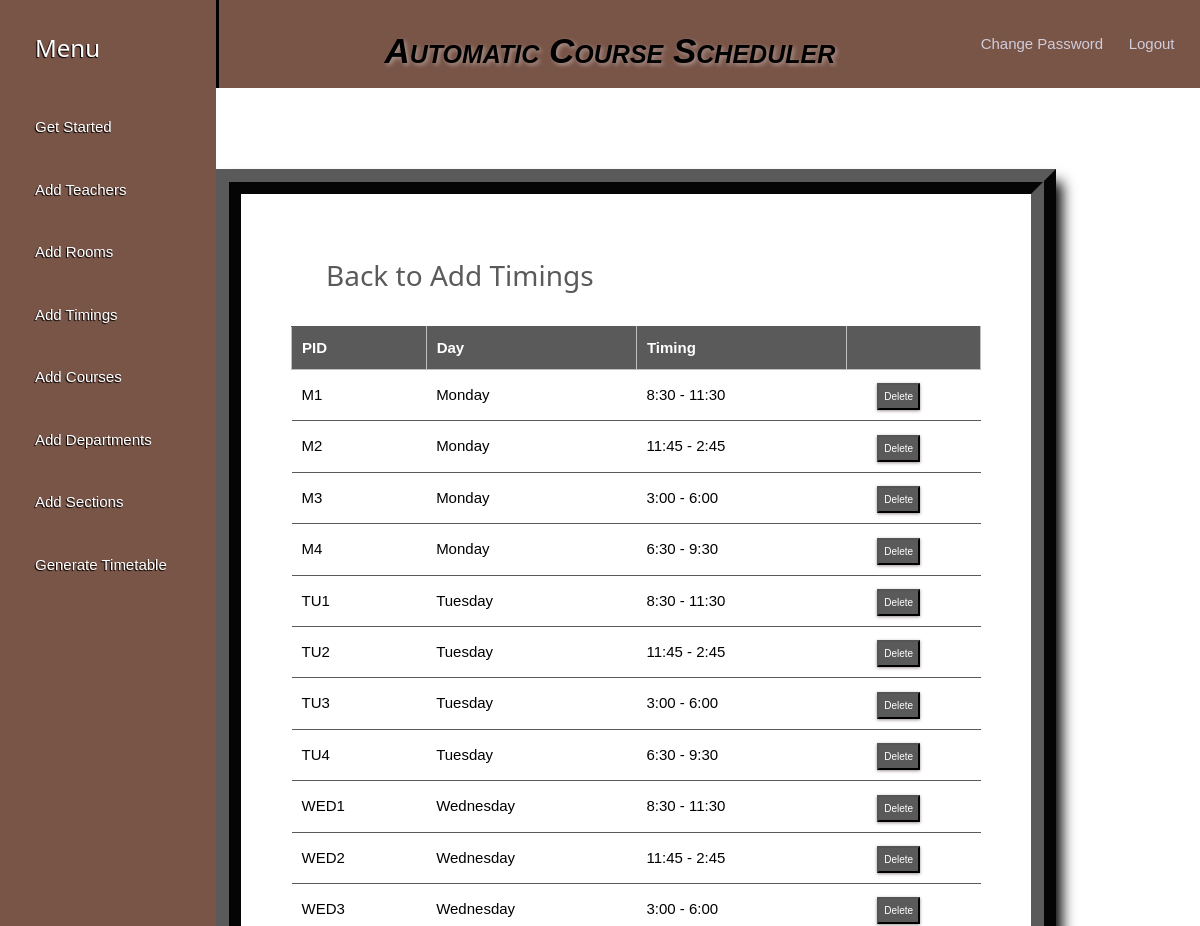
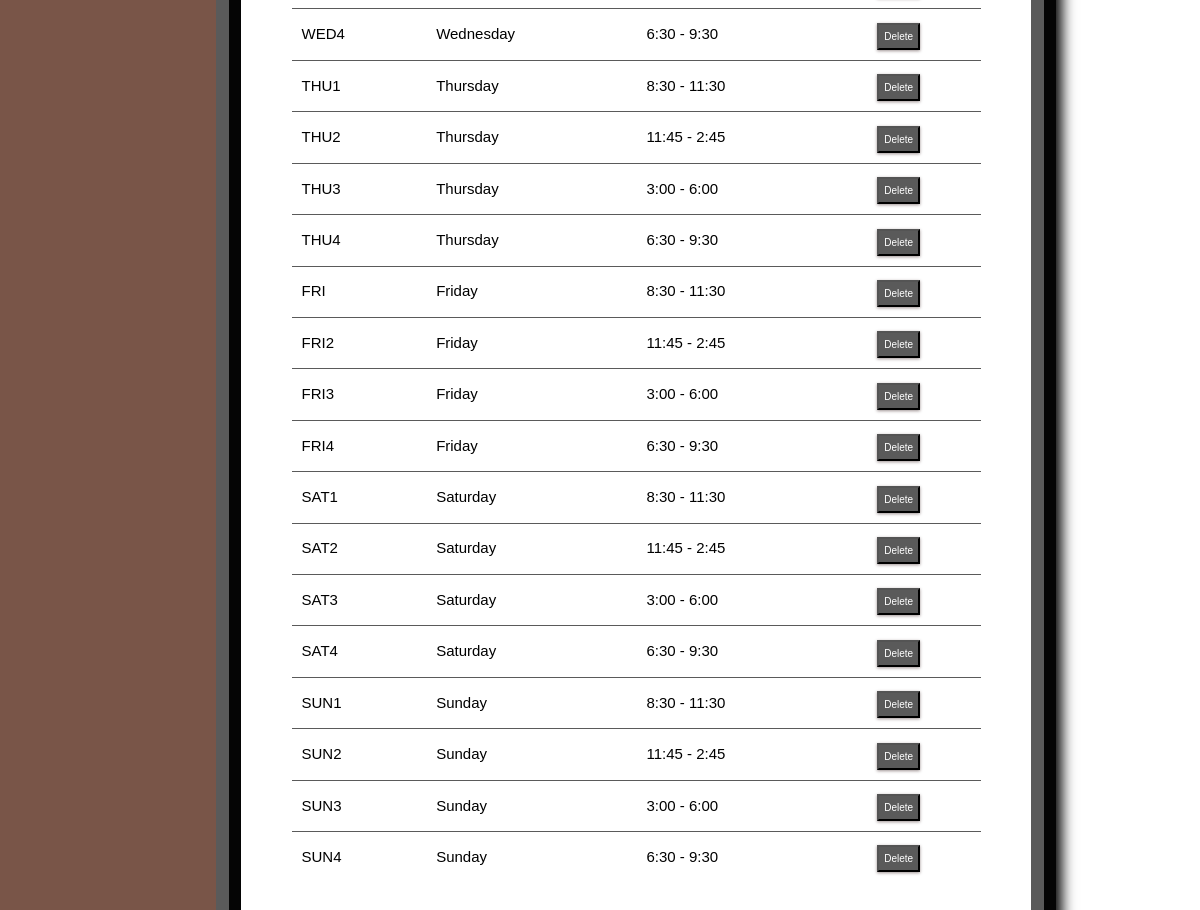
/timings_list/ (signed in), run on the app's committed database (2 pictures, top to bottom).
### schedule/models.py (models this page shows, shortened)
class MeetingTime(models.Model):
    pid = models.CharField(max_length=4, primary_key=True)
    time = models.CharField(max_length=50, choices=time_slots, default='8:30 - 11:45')
    day = models.CharField(max_length=15, choices=DAYS_OF_WEEK)

### schedule/views.py (the view)
# urls.py: path('timings_list/', views.meeting_list_view, name='editmeetingtime'),
@login_required
def meeting_list_view(request):
    context = {
        'meeting_times': MeetingTime.objects.all()
    }
    return render(request, 'mtlist.html', context)

### templates/mtlist.html (shortened to what this page needs)
<!DOCTYPE html>
<html lang="en">
<head>
    {% load static %}
    <link rel="stylesheet" type="text/css" href="{% static 'css/getstarted.css' %}">
</head>
<body>
              <div class="w3-sidebar w3-brown w3-bar-block" style="width:18%">
                <h3 class="w3-bar-item">Menu</h3>
                <a class="w3-bar-item" href="{% url 'admindash' %}">Get Started</a>
                <a class="w3-bar-item" href="{% url 'addInstructors' %}">Add Teachers</a>
                <a class="w3-bar-item" href="{% url 'addRooms' %}">Add Rooms</a>
                <a class="w3-bar-item" href="{% url 'addTimings' %}">Add Timings</a>
                <a class="w3-bar-item" href="{% url 'addCourses' %}">Add Courses</a>
                <a class="w3-bar-item" href="{% url 'addDepts' %}">Add Departments</a>
                <a class="w3-bar-item" href="{% url 'addSections' %}">Add Sections</a>
                <a class="w3-bar-item" href="{% url 'generate' %}">Generate Timetable</a>
              </div>
              <div style="margin-left:18%">
              <div class="w3-container w3-grey">
                <h1><a href="{% url 'index' %}" class="logo">Automatic Course Scheduler</a></h1>
                <div class="changepass">
                    <a class="w3-bar-item" href="{% url 'password_change' %}">Change Password</a>
                </div>
                <div class="logoutbtn">
                    <a class="w3-bar-item" href="{% url 'logout' %}">Logout</a>
                  </div>
              </div>
                </div>
		<br><br>
        {%block content%}
        {% load static %}
        <fieldset class="fieldset">
    <a href="{% url 'addTimings'%}"><h1 class="tablink" onclick="openPage('new')" id="defaultOpen">Back to Add Timings</h1></a>
    <div class="tabcontent" id="edit">
			<table class="table1">
				<thead>
				<tr class="table-headers">
				<th>PID</th>
				<th>Day</th>
				<th>Timing</th>
				<th  class="empty"></th>
				</tr>
				</thead>
				<tbody>
				{% for mt in meeting_times %}
				<tr>
				 <td>{{mt.pid}}</td>
				 <td>{{mt.day}}</td>
				 <td>{{mt.time}}</td>
				 <td class="empty">
					<form action="{% url 'deletemeetingtime' mt.pid %}" method="post">
						<input type="submit" value="Delete" class="cross">
					</form>
				 </td>
				 </tr>
				{% endfor %}
				</tbody>
			</table>
		</div>
</fieldset>
{% endblock %}

### static/css/getstarted.css (style rules this page uses)
html { box-sizing:border-box }
*,*:before,*:after { box-sizing:inherit }
html { -ms-text-size-adjust:100%;-webkit-text-size-adjust:100% }
body { margin:0 }
a { background-color:transparent }
button,input,select,textarea,optgroup { font:inherit;margin:0 }
button,input { overflow:visible }
button,[type=button],[type=reset],[type=submit] { -webkit-appearance:button }
fieldset { border:1px solid #c0c0c0;margin:0 2px;padding:.35em .625em .75em }
html,body { font-family:Verdana,sans-serif;font-size:15px;line-height:1.5 }
html { overflow-x:hidden }
h1 { font-size:36px }
h3 { font-size:24px }
h1,h2,h3,h4,h5,h6 { font-family:"Segoe UI",Arial,sans-serif;font-weight:400;margin:10px 0 }
a { color:inherit }
.w3-sidebar { height:100%;width:200px;background-color:#fff;position:fixed!important;z-index:1;overflow:auto }
a { text-decoration: none; }
.w3-container { display: flex; justify-content: space-between; align-items: center; }
.changepass, .logoutbtn { margin-right: -120px; }
.changepass a, .logoutbtn a { color: #d1ccda; text-decoration: none; }
.logo { color: #000; font-size: 35px; font-family: Arial; padding-left: 20px; float: left; padding-top: 10px; margin-top: 5px; text-shadow: 2px 2px 4px rgb(223 216 216 / 50%); font-weight: bold; font-style: italic; font-variant: petite-caps; }
.w3-bar-block .w3-bar-item { width:100%;display:block;padding:20px 15px;margin-left:20px;text-align:left;border:none;text-shadow: -1px 1px 1px #000000;white-space:normal;float:none;outline:0 }
.w3-container:after,.w3-container:before,.w3-panel:after,.w3-panel:before,.w3-row:after,.w3-row:before,.w3-row-padding:after,.w3-row-padding:before, .w3-cell-row:before,.w3-cell-row:after,.w3-clear:after,.w3-clear:before,.w3-bar:before,.w3-bar:after { content:"";display:table;clear:both }
.w3-container,.w3-panel { margin-top:0px;margin-bottom:0px }
.w3-brown,.w3-hover-brown:hover { color:#fff!important;background-color:#795548!important }
.w3-grey,.w3-hover-grey:hover,.w3-gray,.w3-hover-gray:hover { color:#000!important;background-color:#795548!important; border-left-style: solid; }

### templates/mtlist.html (style rules this page uses)
* { margin: 0; padding: 0; box-sizing: border-box; }
html { scroll-behavior: smooth; }
a { text-decoration:none; }
form { margin-top: 3%; margin-left: 18%; margin-right: 12%; }
fieldset h1 { color: #5a5a5a; padding-bottom: 20px; margin-left: 35px; display: inline-block; cursor: pointer; font-size: 28px; }
fieldset input { padding:8px; color: #938c8c }
.table2 td, th { border: 1px solid rgb(190,190,190); padding: 10px 20px; }
.table1 { width: 100%; border-collapse: collapse; text-align: left; overflow: hidden; }
.table1 td, th { border-top: 1px solid #5a5a5a; padding: 10px; }
.table1 th { background-color: #5a5a5a; color: #fff; }
.cross { font-size:10px; box-shadow: 0px 1px 3px 0px #9e9292; padding: 4px 5px; color: #fff; background-color: #5a5a5a; cursor: pointer; }
.fieldset { margin-top: 3%; margin-left: 18%; margin-right: 12%; padding: 50px; border-width: 25px; border-style: ridge; border-color: #5a5a5a; box-shadow: 6px 13px 13px 0px black; background-color: #fff; }

### data on the page
MeetingTime: pid "M1", day "Monday", time "8:30 - 11:30"
MeetingTime: pid "M2", day "Monday", time "11:45 - 2:45"
MeetingTime: pid "M3", day "Monday", time "3:00 - 6:00"
MeetingTime: pid "M4", day "Monday", time "6:30 - 9:30"
MeetingTime: pid "TU1", day "Tuesday", time "8:30 - 11:30"
MeetingTime: pid "TU2", day "Tuesday", time "11:45 - 2:45"
MeetingTime: pid "TU3", day "Tuesday", time "3:00 - 6:00"
MeetingTime: pid "TU4", day "Tuesday", time "6:30 - 9:30"
MeetingTime: pid "WED1", day "Wednesday", time "8:30 - 11:30"
MeetingTime: pid "WED2", day "Wednesday", time "11:45 - 2:45"
MeetingTime: pid "WED3", day "Wednesday", time "3:00 - 6:00"
MeetingTime: pid "WED4", day "Wednesday", time "6:30 - 9:30"
MeetingTime: pid "THU1", day "Thursday", time "8:30 - 11:30"
MeetingTime: pid "THU2", day "Thursday", time "11:45 - 2:45"
MeetingTime: pid "THU3", day "Thursday", time "3:00 - 6:00"
MeetingTime: pid "THU4", day "Thursday", time "6:30 - 9:30"
MeetingTime: pid "FRI", day "Friday", time "8:30 - 11:30"
MeetingTime: pid "FRI2", day "Friday", time "11:45 - 2:45"
MeetingTime: pid "FRI3", day "Friday", time "3:00 - 6:00"
MeetingTime: pid "FRI4", day "Friday", time "6:30 - 9:30"
MeetingTime: pid "SAT1", day "Saturday", time "8:30 - 11:30"
MeetingTime: pid "SAT2", day "Saturday", time "11:45 - 2:45"
MeetingTime: pid "SAT3", day "Saturday", time "3:00 - 6:00"
MeetingTime: pid "SAT4", day "Saturday", time "6:30 - 9:30"
MeetingTime: pid "SUN1", day "Sunday", time "8:30 - 11:30"
MeetingTime: pid "SUN2", day "Sunday", time "11:45 - 2:45"
MeetingTime: pid "SUN3", day "Sunday", time "3:00 - 6:00"
MeetingTime: pid "SUN4", day "Sunday", time "6:30 - 9:30"
